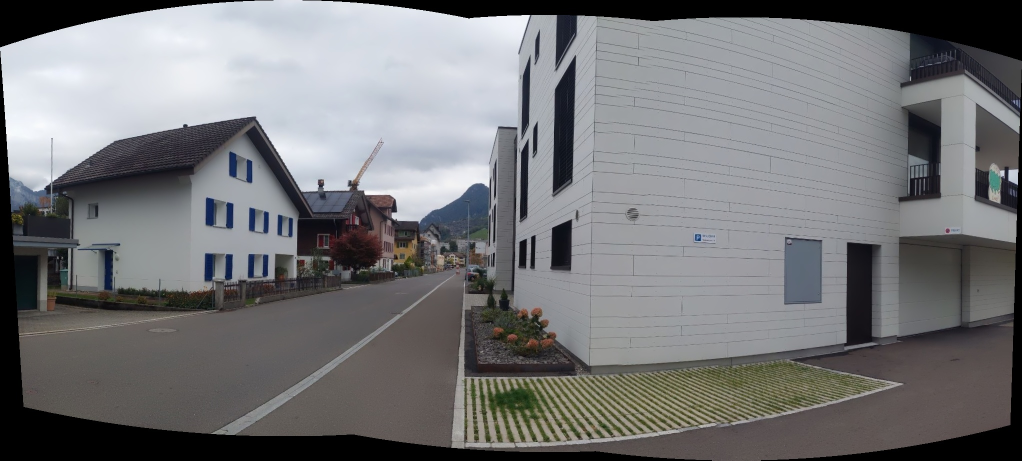
#> input picture examples/panorama.jpg, 2044 x 921 px (shown at 1/2 size)
$ python crop_stitcher.py examples/panorama.jpg out.png
#> lines starting #> are read from the running program, lines starting #| are printed output that depends on the picture; after the words box and inside, x2 and y2 are one past the last pixel; in counts of white or black regions, pixels touching at a corner belong together
#> further down, img is the input picture: shape (921, 2044, 3); mean B, G, R 119.5, 117.7, 117.2
import cv2
import numpy as np


def _largest_rect_in_histogram(heights):
    """Largest rectangle in a histogram. Returns (area, start_col, width, height)."""
    stack = []  # (start_index, height)
    best = (0, 0, 0, 0)
    for i, h in enumerate(list(heights) + [0]):
        start = i
        while stack and stack[-1][1] >= h:
            s, sh = stack.pop()
            area = sh * (i - s)
            if area > best[0]:
                best = (area, s, i - s, sh)
            start = s
        stack.append((start, h))
    return best


def largest_inscribed_rect(mask):
    """
    Largest axis-aligned rectangle containing only True pixels in `mask`.
    Returns (x, y, w, h).
    """
    h_img, w_img = mask.shape
    heights = np.zeros(w_img, dtype=np.int32)
    best_area, best = 0, (0, 0, 0, 0)
    for row in range(h_img):
        heights = np.where(mask[row], heights + 1, 0)
        area, x, w, h = _largest_rect_in_histogram(heights)
        if area > best_area:
            best_area = area
            best = (x, row - h + 1, w, h)
    return best


def crop_stitcher(pano, black_thresh=1, max_dim=600, smooth_ksize=5, margin=0):
    """
    Crop black borders from a stitched panorama, even if it is curved or skewed.

    Parameters
    ----------
    pano : np.ndarray
        BGR (or grayscale) stitched image.
    black_thresh : int
        Pixels with intensity < black_thresh are treated as empty.
    max_dim : int
        The search runs on a downscaled mask for speed; the result is scaled
        back to full resolution.
    smooth_ksize : int
        Kernel size used to remove speckles and fill pinholes in the mask.
    margin : int
        Extra pixels trimmed from every side of the result (full-res pixels),
        useful to remove ragged blended edges.

    Returns
    -------
    cropped : np.ndarray
        Cropped image.
    (x, y, w, h) : tuple
        The crop rectangle in the original image's coordinates.
    """
#> called with black_thresh = 1, max_dim = 600, smooth_ksize = 5, margin = 0
    gray = pano if pano.ndim == 2 else cv2.cvtColor(pano, cv2.COLOR_BGR2GRAY)
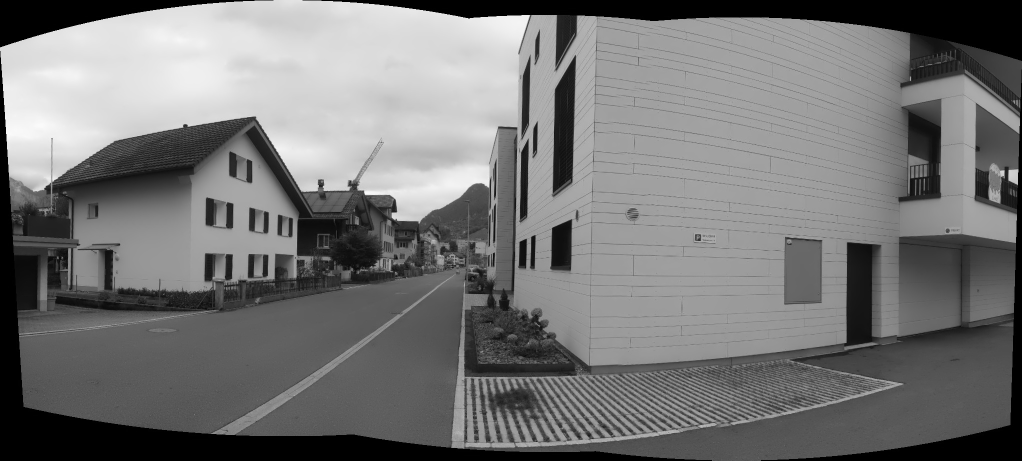
#> gray: shape (921, 2044) (shown at 1/2 size); min 0, max 252, mean 117.8
    H, W = gray.shape
#> H = 921; W = 2044

    # Valid-pixel mask
    mask = (gray >= black_thresh).astype(np.uint8) * 255
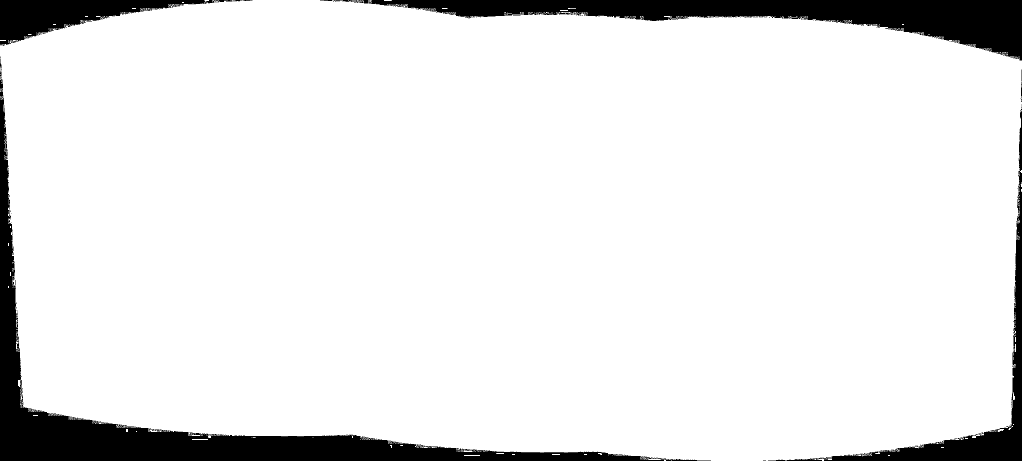
#> mask: shape (921, 2044) (shown at 1/2 size); 91% white; 112 black regions (99 under 20 px), largest, box (x1, y1, x2, y2) and area: (0, 142, 1394, 921) 75784, (684, 0, 2044, 122) 56455, (1638, 217, 2044, 921) 20592

    # Clean up: close pinholes, then open to remove thin black/white fringes
    k = cv2.getStructuringElement(cv2.MORPH_RECT, (smooth_ksize, smooth_ksize))
    mask = cv2.morphologyEx(mask, cv2.MORPH_CLOSE, k)
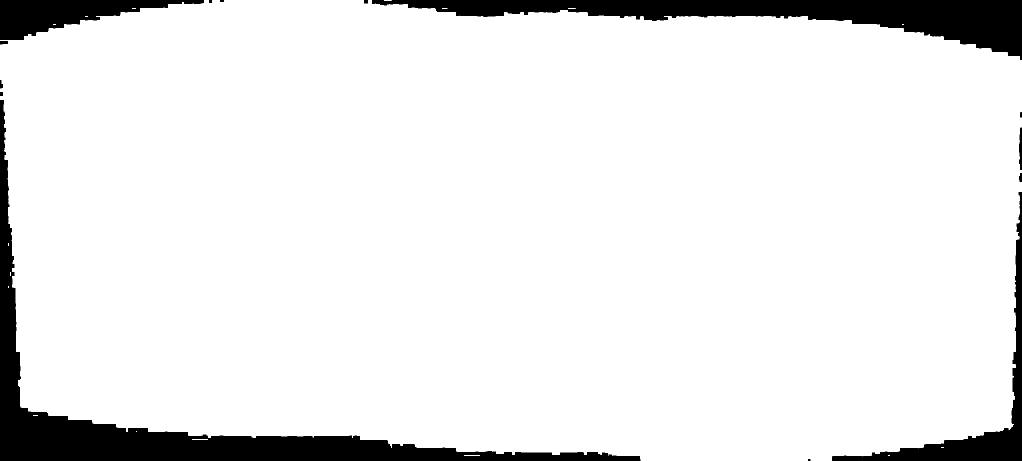
#> mask: shape (921, 2044) (shown at 1/2 size); 91.4% white; 14 black regions (1 under 20 px), largest, box (x1, y1, x2, y2) and area: (0, 200, 1281, 921) 72431, (744, 0, 2044, 120) 53778, (1664, 384, 2044, 921) 18489
    mask = cv2.morphologyEx(mask, cv2.MORPH_OPEN, k)
#> mask: shape (921, 2044); 91.4% white; 13 black regions (1 under 20 px)

    # Keep only the largest connected region and fill its interior holes
    cnts, _ = cv2.findContours(mask, cv2.RETR_EXTERNAL, cv2.CHAIN_APPROX_SIMPLE)
#> cnts = 1 contour; box (x1, y1, x2, y2) and area: (0, 0, 2044, 921) 1717557
    if not cnts:
        return pano.copy(), (0, 0, W, H)
    filled = np.zeros_like(mask)
    cv2.drawContours(filled, [max(cnts, key=cv2.contourArea)], -1, 255, -1)

    # Downscale for speed (INTER_NEAREST keeps it binary)
    scale = min(1.0, max_dim / max(H, W))
#> scale = 0.294
    small = cv2.resize(filled, None, fx=scale, fy=scale,
                       interpolation=cv2.INTER_NEAREST) if scale < 1.0 else filled
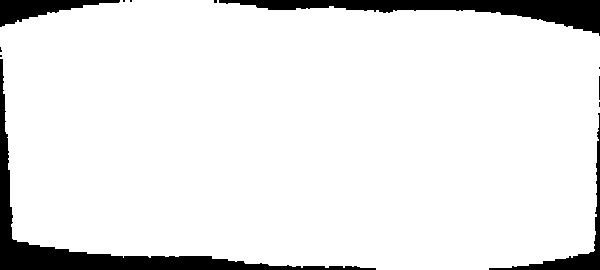
#> small: shape (270, 600); 91.5% white; 12 black regions (7 under 20 px), largest, box (x1, y1, x2, y2) and area: (0, 59, 376, 270) 6086, (219, 0, 600, 36) 4828, (0, 0, 120, 27) 1449, (489, 113, 600, 270) 1427, (599, 76, 600, 100) 24

    # Erode slightly so the downscaled rectangle never touches an edge pixel
    small = cv2.erode(small, np.ones((3, 3), np.uint8))
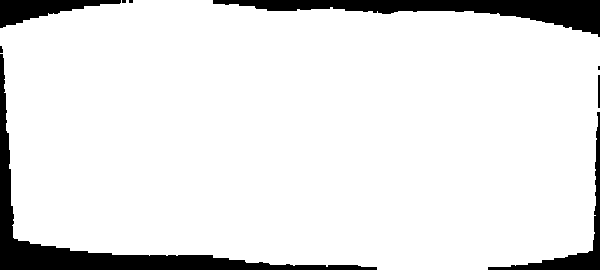
#> small: shape (270, 600); 90.4% white; 9 black regions (4 under 20 px), largest, box (x1, y1, x2, y2) and area: (0, 54, 377, 270) 6741, (213, 0, 600, 37) 5308, (488, 112, 600, 270) 1728, (0, 0, 121, 28) 1605, (598, 75, 600, 108) 66

    x, y, w, h = largest_inscribed_rect(small > 0)
#> the loop in largest_inscribed_rect, `for row in range(h_img):` made 270 passes
#> (area, x, w, h, best_area) on passes 1 to 12: (80, 133, 80, 1, 80), (160, 133, 80, 2, 160), (240, 133, 80, 3, 240), (320, 133, 80, 4, 320), (400, 133, 80, 5, 400), (480, 133, 80, 6, 480), (560, 133, 80, 7, 560), (640, 133, 80, 8, 640), (720, 133, 80, 9, 720), (800, 133, 80, 10, 800), (880, 133, 80, 11, 880), (1026, 84, 171, 6, 1026)
#> (area, x, w, h, best_area) on pass 100: (41775, 6, 557, 75, 41775)
#> after the loop in largest_inscribed_rect, `for row in range(h_img):`: best = (18, 32, 573, 209); best_area = 119757; heights = 600 values, max 259 at index 377, min 0 at index 0, mean 47.77
#> x = 18; y = 32; w = 573; h = 209

    # Scale back to full resolution
    x, y = int(x / scale), int(y / scale)
#> x = 61; y = 109
    w, h = int(np.ceil(w / scale)), int(np.ceil(h / scale))
#> w = 1953; h = 712

    # Apply margin and clamp
    x, y = x + margin, y + margin
    w, h = w - 2 * margin, h - 2 * margin
    x, y = max(x, 0), max(y, 0)
    w, h = min(w, W - x), min(h, H - y)

    # Refine at full resolution: shrink until the rect has no empty pixels
    full_valid = filled > 0
#> full_valid: shape (921, 2044) bool; 91.4% white; 13 black regions (1 under 20 px), largest, box (x1, y1, x2, y2) and area: (0, 200, 1281, 921) 72726, (744, 0, 2044, 120) 53927, (1664, 384, 2044, 921) 18552
    while w > 1 and h > 1 and not full_valid[y:y + h, x:x + w].all():
        x, y, w, h = x + 1, y + 1, w - 2, h - 2
#> this loop made 0 passes

    return pano[y:y + h, x:x + w], (x, y, w, h)


if __name__ == "__main__":
    import sys

    src = sys.argv[1] if len(sys.argv) > 1 else "pano.jpg"
    dst = sys.argv[2] if len(sys.argv) > 2 else "pano_cropped.jpg"
    img = cv2.imread(src)
    if img is None:
        raise SystemExit(f"Could not read {src}")
    out, rect = crop_stitcher(img)
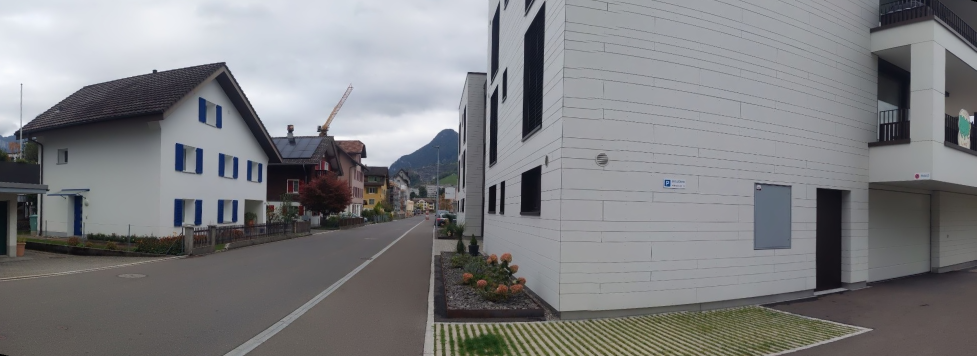
#> out: shape (712, 1953, 3) (shown at 1/2 size); mean B, G, R 129.1, 126.8, 126.2
#> rect = (61, 109, 1953, 712)
    cv2.imwrite(dst, out)
    print(f"Crop rect (x, y, w, h): {rect} -> saved {dst}")
#| Crop rect (x, y, w, h): (61, 109, 1953, 712) -> saved out.png
